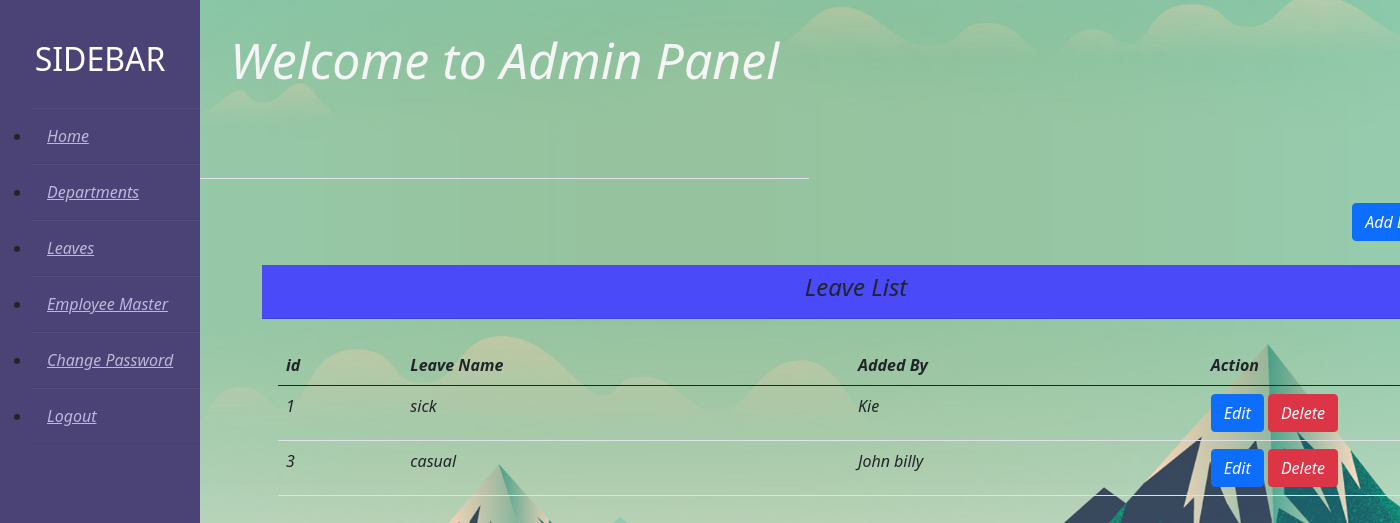
The page /admin/leaves.php (signed in) on the database its author committed.
### tables this page shows
CREATE TABLE `emp_leave` (
  `id` int(11) NOT NULL,
  `leave_name` varchar(255) NOT NULL,
  `added_by` varchar(255) NOT NULL
);

### admin/leaves.php (the view, shortened to what this page needs)
<?php
include 'includes/db.php';
include 'includes/header.php';
include 'includes/adminbar.php';
if(!isset($_SESSION['alogin'])){
    header("location: admin-login.php?error=Firstly you need to login");
}
else{
$sqlUsers = "SELECT * FROM emp_leave";
$statement = $connection->prepare($sqlUsers);
$statement->execute();
$allData = $statement->fetchAll(PDO::FETCH_ASSOC);
?><br>
<!DOCTYPE html>
<html lang="en">
<head>
    <link rel="stylesheet" href="admin.css">
</head>
<body>
    <div class="container">
        <div class="col-md-11">
            <div class="line" style="text-align: right;">
                <a href="add-leave.php" class="btn btn-primary"> Add Leave</a>
            </div><br>
            <div class="card-header text-center">
                <h4> Leave List </h4>
            </div>
            <div class="card-body">
                <?php if (!empty($allData)) {?>
                <table class="table display responsive-table">
                    <thead>
                        <th> id</th>
                        <th> Leave Name</th>
                        <th> Added By</th>
                        <th width="20%"> Action</th>
                    </thead>
                    <tbody>
                        <?php
                        foreach ($allData as $key => $values) {?>
                        <tr>
                            <td> <?php echo $values['id']; ?> </td>
                            <td> <?php echo $values['leave_name']; ?> </td>
                            <td> <?php echo $values['added_by']; ?> </td>
                            <td>
                                <a href="edit-leave.php?id=<?php echo $values['id']?>" class="btn btn-primary">Edit
                                </a>
                                <a onclick="return confirm('Are you sure you want to delete this item?');"
                                    href="delete-leave.php?id=<?php echo $values['id'] ?>"
                                    class="btn btn-danger">Delete
                                </a>
                            </td>
                        </tr>
                        <?php }?>
                    </tbody>
                </table>
                <?php }else{?>
                <h4>No Record Found.</h4>
                <?php } ?>
            </div>
        </div>
    </div>
</body>
</html>
<?php }?>
<?php include 'includes/footer.php';?>

### admin/css/sidebar.css (style rules this page uses)
body { background: #f3f5f9; }
.container { margin-left: 250px; }

### admin/css/admin.css (style rules this page uses)
body { background-image:url('../img/mountains2.jpg'); background-size: cover; }
.card-header { background-color:rgb(74, 74, 248); margin-bottom: 10px; }

### rows shown on the page
emp_leave: id "1", leave_name "sick", added_by "Kie"
emp_leave: id "3", leave_name "casual", added_by "John billy"
